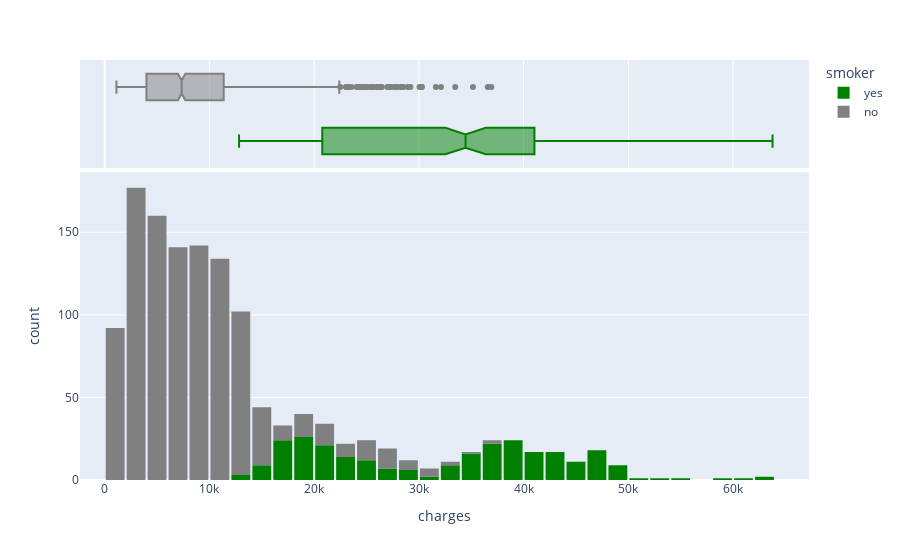

This figure's notebook cell:
### Markdown cell above
### Annual Medical Charges

### Code cell
fig = px.histogram(df, 
                   x='charges', 
                   marginal='box', 
                   color='smoker', 
                   color_discrete_sequence=['green', 'grey'],height = 700)
fig.update_layout(bargap=0.1)
fig.show()

### Figure 1 — Plotly figure (JSON) as saved in the notebook; plotly's stock layout.template omitted (floating-point values rounded to 4 significant figures; data arrays with more than 128 entries replaced by an {"elided": "..."} marker saying what was removed)
{"data": [{"alignmentgroup": "True", "bingroup": "x", "hovertemplate": "smoker=yes<br>charges=%{x}<br>count=%{y}<extra></extra>", "legendgroup": "yes", "marker": {"color": "green", "pattern": {"shape": ""}}, "name": "yes", "offsetgroup": "yes", "orientation": "v", "showlegend": true, "type": "histogram", "x": {"elided": "274 float values"}, "xaxis": "x", "yaxis": "y"}, {"alignmentgroup": "True", "hovertemplate": "smoker=yes<br>charges=%{x}<extra></extra>", "legendgroup": "yes", "marker": {"color": "green"}, "name": "yes", "notched": true, "offsetgroup": "yes", "showlegend": false, "type": "box", "x": {"elided": "274 float values"}, "xaxis": "x2", "yaxis": "y2"}, {"alignmentgroup": "True", "bingroup": "x", "hovertemplate": "smoker=no<br>charges=%{x}<br>count=%{y}<extra></extra>", "legendgroup": "no", "marker": {"color": "grey", "pattern": {"shape": ""}}, "name": "no", "offsetgroup": "no", "orientation": "v", "showlegend": true, "type": "histogram", "x": {"elided": "1064 float values"}, "xaxis": "x", "yaxis": "y"}, {"alignmentgroup": "True", "hovertemplate": "smoker=no<br>charges=%{x}<extra></extra>", "legendgroup": "no", "marker": {"color": "grey"}, "name": "no", "notched": true, "offsetgroup": "no", "showlegend": false, "type": "box", "x": {"elided": "1064 float values"}, "xaxis": "x2", "yaxis": "y2"}], "layout": {"autosize": true, "bargap": 0.1, "barmode": "relative", "legend": {"title": {"text": "smoker"}, "tracegroupgap": 0}, "margin": {"t": 60}, "xaxis": {"anchor": "y", "autorange": true, "domain": [0, 1], "range": [-2359.0, 67250.0], "title": {"text": "charges"}, "type": "linear"}, "xaxis2": {"anchor": "y2", "autorange": true, "domain": [0, 1], "matches": "x", "range": [-2359.0, 67250.0], "showgrid": true, "showticklabels": false, "type": "linear"}, "yaxis": {"anchor": "x", "autorange": true, "domain": [0, 0.7326], "range": [0, 186.3], "title": {"text": "count"}}, "yaxis2": {"anchor": "x2", "autorange": true, "domain": [0.7426, 1], "matches": "y2", "range": [-0.5, 1.5], "showgrid": false, "showline": false, "showticklabels": false, "ticks": "", "type": "category"}}}
